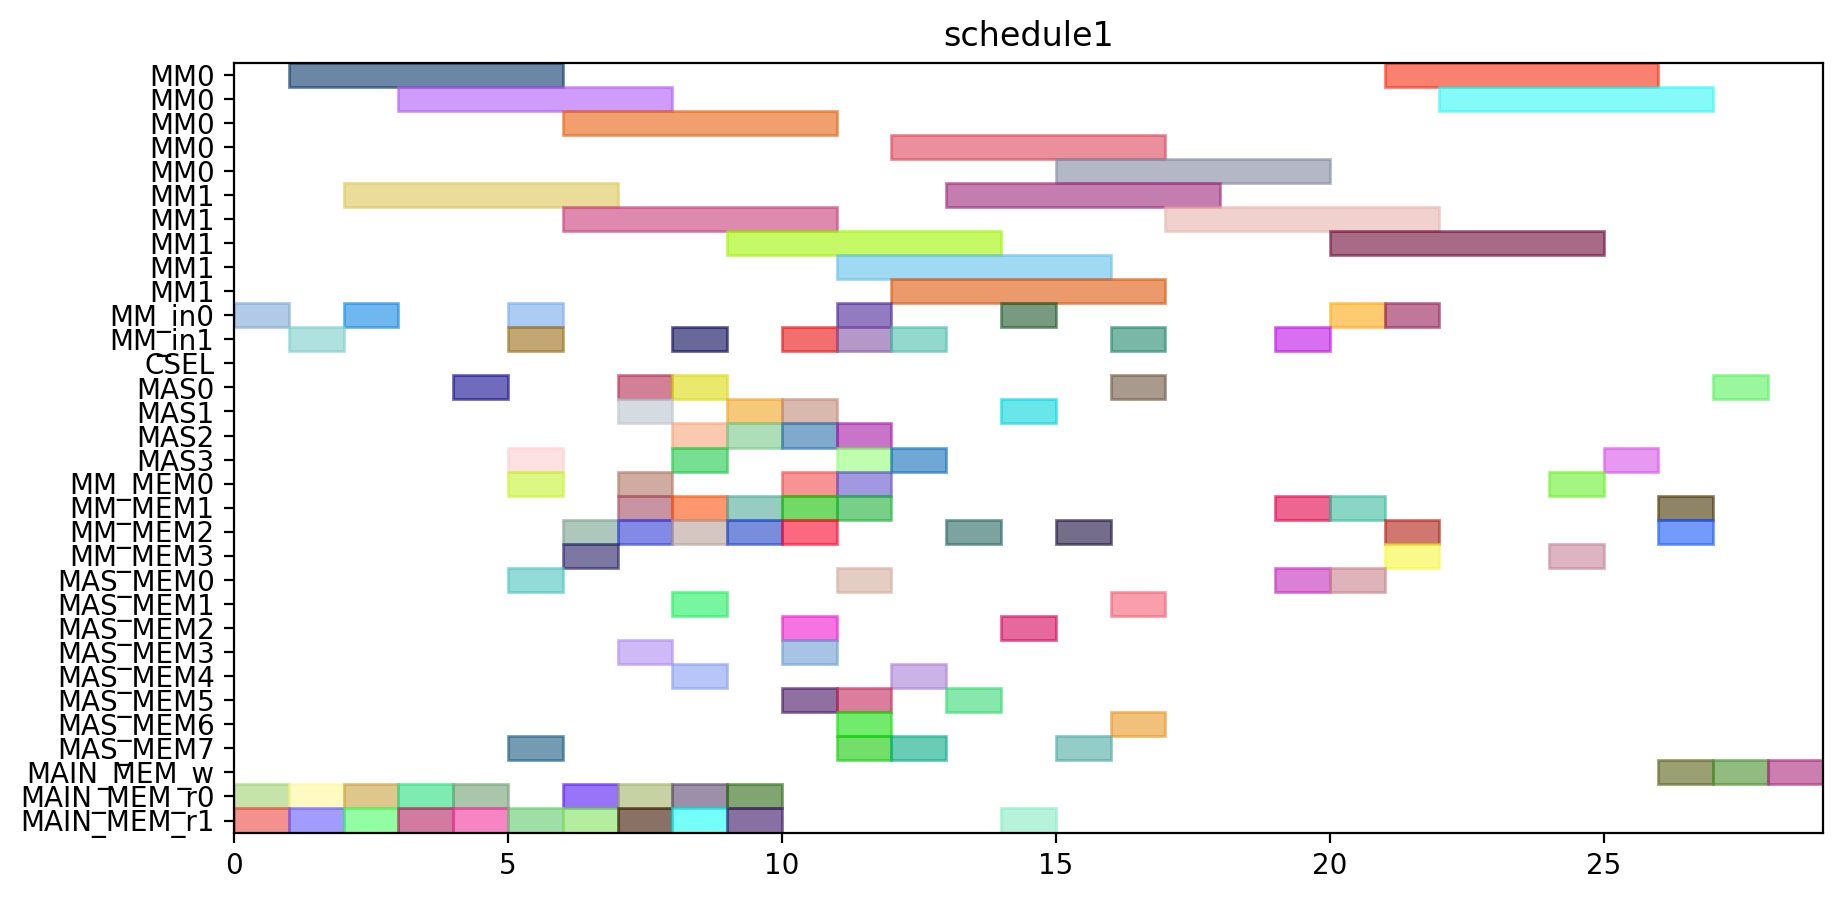

Reproduce this figure in Python.
from pyschedule import Scenario, solvers, plotters, alt


def solve():
	horizon = 142
	S = Scenario("schedule1", horizon=horizon)

	# resource
	MM = S.Resources('MM', num=2, size=5)
	MM_in = S.Resources('MM_in', num=2)
	CSEL = S.Resource('CSEL')
	MAS = S.Resources('MAS', num=4, size=1, periods=range(1, horizon))
	MM_MEM = S.Resources('MM_MEM', num=4)
	MAS_MEM = S.Resources('MAS_MEM', num=8)
	MAIN_MEM_w = S.Resource('MAIN_MEM_w', size=1)
	MAIN_MEM_r = S.Resources('MAIN_MEM_r', num=2)

	# result of previous scheduling
	t2_in = S.Task('t2_in', length=1, delay_cost=1)
	S += t2_in >= 0
	t2_in += MM_in[0]

	t2_mem0 = S.Task('t2_mem0', length=1, delay_cost=1)
	S += t2_mem0 >= 0
	t2_mem0 += MAIN_MEM_r[0]

	t2_mem1 = S.Task('t2_mem1', length=1, delay_cost=1)
	S += t2_mem1 >= 0
	t2_mem1 += MAIN_MEM_r[1]

	t0_in = S.Task('t0_in', length=1, delay_cost=1)
	S += t0_in >= 1
	t0_in += MM_in[1]

	t0_mem0 = S.Task('t0_mem0', length=1, delay_cost=1)
	S += t0_mem0 >= 1
	t0_mem0 += MAIN_MEM_r[0]

	t0_mem1 = S.Task('t0_mem1', length=1, delay_cost=1)
	S += t0_mem1 >= 1
	t0_mem1 += MAIN_MEM_r[1]

	t2 = S.Task('t2', length=5, delay_cost=1)
	S += t2 >= 1
	t2 += MM[0]

	t0 = S.Task('t0', length=5, delay_cost=1)
	S += t0 >= 2
	t0 += MM[1]

	t1_in = S.Task('t1_in', length=1, delay_cost=1)
	S += t1_in >= 2
	t1_in += MM_in[0]

	t1_mem0 = S.Task('t1_mem0', length=1, delay_cost=1)
	S += t1_mem0 >= 2
	t1_mem0 += MAIN_MEM_r[0]

	t1_mem1 = S.Task('t1_mem1', length=1, delay_cost=1)
	S += t1_mem1 >= 2
	t1_mem1 += MAIN_MEM_r[1]

	t1 = S.Task('t1', length=5, delay_cost=1)
	S += t1 >= 3
	t1 += MM[0]

	t3_mem0 = S.Task('t3_mem0', length=1, delay_cost=1)
	S += t3_mem0 >= 3
	t3_mem0 += MAIN_MEM_r[0]

	t3_mem1 = S.Task('t3_mem1', length=1, delay_cost=1)
	S += t3_mem1 >= 3
	t3_mem1 += MAIN_MEM_r[1]

	t3 = S.Task('t3', length=1, delay_cost=1)
	S += t3 >= 4
	t3 += MAS[0]

	t4_mem0 = S.Task('t4_mem0', length=1, delay_cost=1)
	S += t4_mem0 >= 4
	t4_mem0 += MAIN_MEM_r[0]

	t4_mem1 = S.Task('t4_mem1', length=1, delay_cost=1)
	S += t4_mem1 >= 4
	t4_mem1 += MAIN_MEM_r[1]

	t20_in = S.Task('t20_in', length=1, delay_cost=1)
	S += t20_in >= 5
	t20_in += MM_in[0]

	t20_mem0 = S.Task('t20_mem0', length=1, delay_cost=1)
	S += t20_mem0 >= 5
	t20_mem0 += MM_MEM[0]

	t20_mem1 = S.Task('t20_mem1', length=1, delay_cost=1)
	S += t20_mem1 >= 5
	t20_mem1 += MAIN_MEM_r[1]

	t4 = S.Task('t4', length=1, delay_cost=1)
	S += t4 >= 5
	t4 += MAS[3]

	t5_in = S.Task('t5_in', length=1, delay_cost=1)
	S += t5_in >= 5
	t5_in += MM_in[1]

	t5_mem0 = S.Task('t5_mem0', length=1, delay_cost=1)
	S += t5_mem0 >= 5
	t5_mem0 += MAS_MEM[0]

	t5_mem1 = S.Task('t5_mem1', length=1, delay_cost=1)
	S += t5_mem1 >= 5
	t5_mem1 += MAS_MEM[7]

	t14_mem0 = S.Task('t14_mem0', length=1, delay_cost=1)
	S += t14_mem0 >= 6
	t14_mem0 += MAIN_MEM_r[0]

	t14_mem1 = S.Task('t14_mem1', length=1, delay_cost=1)
	S += t14_mem1 >= 6
	t14_mem1 += MAIN_MEM_r[1]

	t18_mem0 = S.Task('t18_mem0', length=1, delay_cost=1)
	S += t18_mem0 >= 6
	t18_mem0 += MM_MEM[2]

	t18_mem1 = S.Task('t18_mem1', length=1, delay_cost=1)
	S += t18_mem1 >= 6
	t18_mem1 += MM_MEM[3]

	t20 = S.Task('t20', length=5, delay_cost=1)
	S += t20 >= 6
	t20 += MM[0]

	t5 = S.Task('t5', length=5, delay_cost=1)
	S += t5 >= 6
	t5 += MM[1]

	t11_mem0 = S.Task('t11_mem0', length=1, delay_cost=1)
	S += t11_mem0 >= 7
	t11_mem0 += MM_MEM[0]

	t11_mem1 = S.Task('t11_mem1', length=1, delay_cost=1)
	S += t11_mem1 >= 7
	t11_mem1 += MM_MEM[1]

	t13_mem0 = S.Task('t13_mem0', length=1, delay_cost=1)
	S += t13_mem0 >= 7
	t13_mem0 += MAIN_MEM_r[0]

	t13_mem1 = S.Task('t13_mem1', length=1, delay_cost=1)
	S += t13_mem1 >= 7
	t13_mem1 += MAIN_MEM_r[1]

	t14 = S.Task('t14', length=1, delay_cost=1)
	S += t14 >= 7
	t14 += MAS[0]

	t18 = S.Task('t18', length=1, delay_cost=1)
	S += t18 >= 7
	t18 += MAS[1]

	t19_mem0 = S.Task('t19_mem0', length=1, delay_cost=1)
	S += t19_mem0 >= 7
	t19_mem0 += MM_MEM[2]

	t19_mem1 = S.Task('t19_mem1', length=1, delay_cost=1)
	S += t19_mem1 >= 7
	t19_mem1 += MAS_MEM[3]

	t11 = S.Task('t11', length=1, delay_cost=1)
	S += t11 >= 8
	t11 += MAS[3]

	t13 = S.Task('t13', length=1, delay_cost=1)
	S += t13 >= 8
	t13 += MAS[2]

	t15_in = S.Task('t15_in', length=1, delay_cost=1)
	S += t15_in >= 8
	t15_in += MM_in[1]

	t15_mem0 = S.Task('t15_mem0', length=1, delay_cost=1)
	S += t15_mem0 >= 8
	t15_mem0 += MAS_MEM[4]

	t15_mem1 = S.Task('t15_mem1', length=1, delay_cost=1)
	S += t15_mem1 >= 8
	t15_mem1 += MAS_MEM[1]

	t19 = S.Task('t19', length=1, delay_cost=1)
	S += t19 >= 8
	t19 += MAS[0]

	t6_mem0 = S.Task('t6_mem0', length=1, delay_cost=1)
	S += t6_mem0 >= 8
	t6_mem0 += MM_MEM[2]

	t6_mem1 = S.Task('t6_mem1', length=1, delay_cost=1)
	S += t6_mem1 >= 8
	t6_mem1 += MM_MEM[1]

	t8_mem0 = S.Task('t8_mem0', length=1, delay_cost=1)
	S += t8_mem0 >= 8
	t8_mem0 += MAIN_MEM_r[0]

	t8_mem1 = S.Task('t8_mem1', length=1, delay_cost=1)
	S += t8_mem1 >= 8
	t8_mem1 += MAIN_MEM_r[1]

	t15 = S.Task('t15', length=5, delay_cost=1)
	S += t15 >= 9
	t15 += MM[1]

	t16_mem0 = S.Task('t16_mem0', length=1, delay_cost=1)
	S += t16_mem0 >= 9
	t16_mem0 += MM_MEM[2]

	t16_mem1 = S.Task('t16_mem1', length=1, delay_cost=1)
	S += t16_mem1 >= 9
	t16_mem1 += MM_MEM[1]

	t6 = S.Task('t6', length=1, delay_cost=1)
	S += t6 >= 9
	t6 += MAS[2]

	t8 = S.Task('t8', length=1, delay_cost=1)
	S += t8 >= 9
	t8 += MAS[1]

	t9_mem0 = S.Task('t9_mem0', length=1, delay_cost=1)
	S += t9_mem0 >= 9
	t9_mem0 += MAIN_MEM_r[0]

	t9_mem1 = S.Task('t9_mem1', length=1, delay_cost=1)
	S += t9_mem1 >= 9
	t9_mem1 += MAIN_MEM_r[1]

	t10_in = S.Task('t10_in', length=1, delay_cost=1)
	S += t10_in >= 10
	t10_in += MM_in[1]

	t10_mem0 = S.Task('t10_mem0', length=1, delay_cost=1)
	S += t10_mem0 >= 10
	t10_mem0 += MAS_MEM[2]

	t10_mem1 = S.Task('t10_mem1', length=1, delay_cost=1)
	S += t10_mem1 >= 10
	t10_mem1 += MAS_MEM[3]

	t16 = S.Task('t16', length=1, delay_cost=1)
	S += t16 >= 10
	t16 += MAS[2]

	t22_mem0 = S.Task('t22_mem0', length=1, delay_cost=1)
	S += t22_mem0 >= 10
	t22_mem0 += MM_MEM[0]

	t22_mem1 = S.Task('t22_mem1', length=1, delay_cost=1)
	S += t22_mem1 >= 10
	t22_mem1 += MM_MEM[1]

	t7_mem0 = S.Task('t7_mem0', length=1, delay_cost=1)
	S += t7_mem0 >= 10
	t7_mem0 += MM_MEM[2]

	t7_mem1 = S.Task('t7_mem1', length=1, delay_cost=1)
	S += t7_mem1 >= 10
	t7_mem1 += MAS_MEM[5]

	t9 = S.Task('t9', length=1, delay_cost=1)
	S += t9 >= 10
	t9 += MAS[1]

	t10 = S.Task('t10', length=5, delay_cost=1)
	S += t10 >= 11
	t10 += MM[1]

	t21_mem0 = S.Task('t21_mem0', length=1, delay_cost=1)
	S += t21_mem0 >= 11
	t21_mem0 += MM_MEM[0]

	t21_mem1 = S.Task('t21_mem1', length=1, delay_cost=1)
	S += t21_mem1 >= 11
	t21_mem1 += MM_MEM[1]

	t22 = S.Task('t22', length=1, delay_cost=1)
	S += t22 >= 11
	t22 += MAS[2]

	t25_in = S.Task('t25_in', length=1, delay_cost=1)
	S += t25_in >= 11
	t25_in += MM_in[0]

	t25_mem0 = S.Task('t25_mem0', length=1, delay_cost=1)
	S += t25_mem0 >= 11
	t25_mem0 += MAS_MEM[6]

	t25_mem1 = S.Task('t25_mem1', length=1, delay_cost=1)
	S += t25_mem1 >= 11
	t25_mem1 += MAS_MEM[5]

	t28_in = S.Task('t28_in', length=1, delay_cost=1)
	S += t28_in >= 11
	t28_in += MM_in[1]

	t28_mem0 = S.Task('t28_mem0', length=1, delay_cost=1)
	S += t28_mem0 >= 11
	t28_mem0 += MAS_MEM[0]

	t28_mem1 = S.Task('t28_mem1', length=1, delay_cost=1)
	S += t28_mem1 >= 11
	t28_mem1 += MAS_MEM[7]

	t7 = S.Task('t7', length=1, delay_cost=1)
	S += t7 >= 11
	t7 += MAS[3]

	t21 = S.Task('t21', length=1, delay_cost=1)
	S += t21 >= 12
	t21 += MAS[3]

	t25 = S.Task('t25', length=5, delay_cost=1)
	S += t25 >= 12
	t25 += MM[0]

	t27_in = S.Task('t27_in', length=1, delay_cost=1)
	S += t27_in >= 12
	t27_in += MM_in[1]

	t27_mem0 = S.Task('t27_mem0', length=1, delay_cost=1)
	S += t27_mem0 >= 12
	t27_mem0 += MAS_MEM[4]

	t27_mem1 = S.Task('t27_mem1', length=1, delay_cost=1)
	S += t27_mem1 >= 12
	t27_mem1 += MAS_MEM[7]

	t28 = S.Task('t28', length=5, delay_cost=1)
	S += t28 >= 12
	t28 += MM[1]

	t17_mem0 = S.Task('t17_mem0', length=1, delay_cost=1)
	S += t17_mem0 >= 13
	t17_mem0 += MM_MEM[2]

	t17_mem1 = S.Task('t17_mem1', length=1, delay_cost=1)
	S += t17_mem1 >= 13
	t17_mem1 += MAS_MEM[5]

	t27 = S.Task('t27', length=5, delay_cost=1)
	S += t27 >= 13
	t27 += MM[1]

	t17 = S.Task('t17', length=1, delay_cost=1)
	S += t17 >= 14
	t17 += MAS[1]

	t23_in = S.Task('t23_in', length=1, delay_cost=1)
	S += t23_in >= 14
	t23_in += MM_in[0]

	t23_mem0 = S.Task('t23_mem0', length=1, delay_cost=1)
	S += t23_mem0 >= 14
	t23_mem0 += MAS_MEM[2]

	t23_mem1 = S.Task('t23_mem1', length=1, delay_cost=1)
	S += t23_mem1 >= 14
	t23_mem1 += MAIN_MEM_r[1]

	t12_mem0 = S.Task('t12_mem0', length=1, delay_cost=1)
	S += t12_mem0 >= 15
	t12_mem0 += MM_MEM[2]

	t12_mem1 = S.Task('t12_mem1', length=1, delay_cost=1)
	S += t12_mem1 >= 15
	t12_mem1 += MAS_MEM[7]

	t23 = S.Task('t23', length=5, delay_cost=1)
	S += t23 >= 15
	t23 += MM[0]

	t12 = S.Task('t12', length=1, delay_cost=1)
	S += t12 >= 16
	t12 += MAS[0]

	t29_in = S.Task('t29_in', length=1, delay_cost=1)
	S += t29_in >= 16
	t29_in += MM_in[1]

	t29_mem0 = S.Task('t29_mem0', length=1, delay_cost=1)
	S += t29_mem0 >= 16
	t29_mem0 += MAS_MEM[6]

	t29_mem1 = S.Task('t29_mem1', length=1, delay_cost=1)
	S += t29_mem1 >= 16
	t29_mem1 += MAS_MEM[1]

	t29 = S.Task('t29', length=5, delay_cost=1)
	S += t29 >= 17
	t29 += MM[1]


	# new tasks
	t24 = S.Task('t24', length=5, delay_cost=1)
	t24 += alt(MM)
	t24_in = S.Task('t24_in', length=1, delay_cost=1)
	t24_in += alt(MM_in)
	S += t24_in*MM_in[0]<=t24*MM[0]
	S += t24_in*MM_in[1]<=t24*MM[1]
	t24_mem0 = S.Task('t24_mem0', length=1, delay_cost=1)
	t24_mem0 += MAS_MEM[0]
	S += 16 < t24_mem0
	S += t24_mem0 <= t24

	t24_mem1 = S.Task('t24_mem1', length=1, delay_cost=1)
	t24_mem1 += MM_MEM[1]
	S += 19 < t24_mem1
	S += t24_mem1 <= t24

	t26 = S.Task('t26', length=5, delay_cost=1)
	t26 += alt(MM)
	t26_in = S.Task('t26_in', length=1, delay_cost=1)
	t26_in += alt(MM_in)
	S += t26_in*MM_in[0]<=t26*MM[0]
	S += t26_in*MM_in[1]<=t26*MM[1]
	t26_mem0 = S.Task('t26_mem0', length=1, delay_cost=1)
	t26_mem0 += MAS_MEM[0]
	S += 8 < t26_mem0
	S += t26_mem0 <= t26

	t26_mem1 = S.Task('t26_mem1', length=1, delay_cost=1)
	t26_mem1 += MM_MEM[1]
	S += 19 < t26_mem1
	S += t26_mem1 <= t26

	PZ_new = S.Task('PZ_new', length=5, delay_cost=1)
	PZ_new += alt(MM)
	PZ_new_in = S.Task('PZ_new_in', length=1, delay_cost=1)
	PZ_new_in += alt(MM_in)
	S += PZ_new_in*MM_in[0]<=PZ_new*MM[0]
	S += PZ_new_in*MM_in[1]<=PZ_new*MM[1]
	S += 0<PZ_new

	PZ_new_w = S.Task('PZ_new_w', length=1, delay_cost=1)
	PZ_new_w += alt(MAIN_MEM_w)
	S += PZ_new <= PZ_new_w

	PZ_new_mem0 = S.Task('PZ_new_mem0', length=1, delay_cost=1)
	PZ_new_mem0 += MM_MEM[2]
	S += 21 < PZ_new_mem0
	S += PZ_new_mem0 <= PZ_new

	PZ_new_mem1 = S.Task('PZ_new_mem1', length=1, delay_cost=1)
	PZ_new_mem1 += MM_MEM[3]
	S += 16 < PZ_new_mem1
	S += PZ_new_mem1 <= PZ_new

	PX_new = S.Task('PX_new', length=1, delay_cost=1)
	PX_new += alt(MAS)
	S += 0<PX_new

	PX_new_w = S.Task('PX_new_w', length=1, delay_cost=1)
	PX_new_w += alt(MAIN_MEM_w)
	S += PX_new <= PX_new_w

	PX_new_mem0 = S.Task('PX_new_mem0', length=1, delay_cost=1)
	PX_new_mem0 += MM_MEM[0]
	S += 16 < PX_new_mem0
	S += PX_new_mem0 <= PX_new

	PX_new_mem1 = S.Task('PX_new_mem1', length=1, delay_cost=1)
	PX_new_mem1 += alt(MM_MEM)
	S += (t24*MM[0])-1 < PX_new_mem1*MM_MEM[1]
	S += (t24*MM[1])-1 < PX_new_mem1*MM_MEM[3]
	S += PX_new_mem1 <= PX_new

	PY_new = S.Task('PY_new', length=1, delay_cost=1)
	PY_new += alt(MAS)
	S += 0<PY_new

	PY_new_w = S.Task('PY_new_w', length=1, delay_cost=1)
	PY_new_w += alt(MAIN_MEM_w)
	S += PY_new <= PY_new_w

	PY_new_mem0 = S.Task('PY_new_mem0', length=1, delay_cost=1)
	PY_new_mem0 += MM_MEM[2]
	S += 17 < PY_new_mem0
	S += PY_new_mem0 <= PY_new

	PY_new_mem1 = S.Task('PY_new_mem1', length=1, delay_cost=1)
	PY_new_mem1 += alt(MM_MEM)
	S += (t26*MM[0])-1 < PY_new_mem1*MM_MEM[1]
	S += (t26*MM[1])-1 < PY_new_mem1*MM_MEM[3]
	S += PY_new_mem1 <= PY_new

	solvers.mip.solve(S,msg=1,kind='CPLEX',ratio_gap=1.01)

	solution = [['hoge']*len(S.solution()[1]) for i in range(len(S.solution()))]
	for i in range(len(S.solution())):
		for j in range(len(S.solution()[i])):
			solution[i][j]=str(S.solution()[i][j])
	print(solution)

	cycles = int(solution[-1][3])

	pic_file_name = "/home/mfukuda/ABE/multiRAM_multiMAS_16mux/scheduling_result/stage5MM2_stage1MAS4/EP_ADD_A_0/schedule1.png"
	if(S.solution() != []):
		plotters.matplotlib.plot(S,img_filename=pic_file_name, show_task_labels=False, fig_size=(cycles*0.25+3, 5))

	return solution
